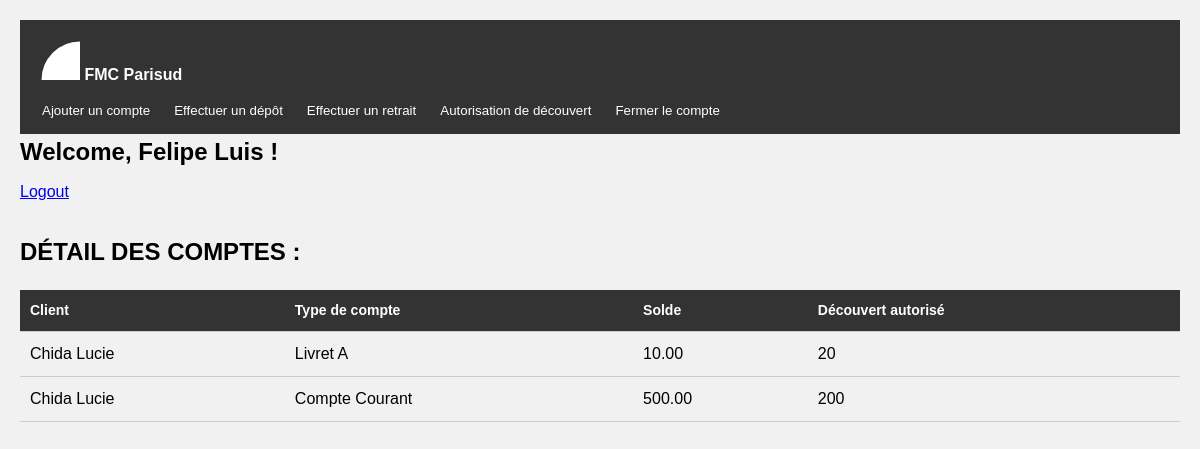
The page /accounts.php?customer_id=4 (signed in) on the database its author committed.
### tables this page shows
CREATE TABLE `advisors` (
  `id` int NOT NULL,
  `email` varchar(255) NOT NULL,
  `password` varchar(255) NOT NULL,
  `lastname` varchar(255) NOT NULL,
  `firstname` varchar(255) NOT NULL,
  `gpdr` tinyint(1) NOT NULL,
  `created_at` datetime NOT NULL DEFAULT CURRENT_TIMESTAMP
);

CREATE TABLE `accounts` (
  `id` int NOT NULL,
  `type` enum('Livret A','Compte Courant','Plan Épargne Logement','') NOT NULL,
  `balance` decimal(10,2) NOT NULL,
  `overdraft` int NOT NULL,
  `costumers_id` int NOT NULL
);

CREATE TABLE `customers` (
  `id` int NOT NULL,
  `email` varchar(255) NOT NULL,
  `lastname` varchar(255) NOT NULL,
  `firstname` varchar(255) NOT NULL,
  `birth_date` date NOT NULL,
  `address` varchar(255) NOT NULL,
  `address_comp` varchar(255) NOT NULL,
  `zip` varchar(255) NOT NULL,
  `city` varchar(255) NOT NULL,
  `phone` varchar(255) NOT NULL,
  `gpdr` tinyint(1) NOT NULL,
  `created_at` datetime NOT NULL DEFAULT CURRENT_TIMESTAMP,
  `advisors_id` int NOT NULL
);

### accounts.php (the view, shortened to what this page needs)
<?php
require 'includes/connection.php';
$email = $_SESSION['email'];
$sql = 'SELECT lastname, firstname FROM advisors WHERE email = :email';
$query = $db->prepare($sql);
$query->bindValue(':email', $email, PDO::PARAM_STR);
$query->execute();
$advisor = $query->fetch(PDO::FETCH_ASSOC);
if (isset($_SESSION['email'])) {
    if (isset($_GET['customer_id'])) {
        $customer_id = $_GET['customer_id'];
        $sql = "SELECT * FROM customers WHERE id = :customer_id";
        $query = $db->prepare($sql);
        $query->bindValue(':customer_id', $customer_id, PDO::PARAM_INT);
        $query->execute();
        $selected_customer = $query->fetch(PDO::FETCH_ASSOC);
        $sql = "SELECT * FROM accounts WHERE costumers_id = :customer_id";
        $query = $db->prepare($sql);
        $query->bindValue(':customer_id', $customer_id, PDO::PARAM_INT);
        $query->execute();
        $accounts = $query->fetchAll(PDO::FETCH_ASSOC);
    }
}
?>
<!DOCTYPE html>
<html lang="fr">
<head>
    <link rel="stylesheet" href="./css/styles.min.css">
</head>
<body>
    <nav>
        <div>
            <a href=""><svg height="50" width="50">
                    <circle cx="50" cy="50" r="40" stroke="#333" stroke-width="3" fill="#fff" />
                </svg> FMC Parisud</a>
        </div>
        <ul id="advisor-actions" style="list-style-type: none; display:flex;">
            <li><button>Ajouter un compte</button></li>
            <li><button>Effectuer un dépôt</button></li>
            <li><button>Effectuer un retrait</button></li>
            <li><button>Autorisation de découvert</button></li>
            <li><button>Fermer le compte</button></li>
        </ul>
    </nav>
    <div>
        <div>
            <h3>Welcome, <?php echo $advisor['lastname'] . ' ' . $advisor['firstname']; ?> !</h3>
            <a href="logout.php">Logout</a>
        </div>
    </div>
    <h2>DÉTAIL DES COMPTES :</h2>
    <table>
        <thead>
            <tr>
                <th>Client</th>
                <th>Type de compte</th>
                <th>Solde</th>
                <th>Découvert autorisé</th>
            </tr>
        </thead>
        <tbody>
            <?php if (isset($selected_customer)) : ?>
                <?php $customer = $selected_customer; ?>
                <?php foreach ($accounts as $account) : ?>
                    <tr>
                        <td><?php echo $customer['lastname'] . ' ' . $customer['firstname']; ?></td>
                        <td><?php echo $account['type']; ?></td>
                        <td><?php echo $account['balance']; ?></td>
                        <td><?php echo $account['overdraft']; ?></td>
                    </tr>
                <?php endforeach; ?>
            <?php endif; ?>
        </tbody>
    </table>
</body>
</html>

### rows shown on the page
advisors: lastname "Felipe", firstname "Luis"
accounts: costumers.lastname "Chida", costumers.firstname "Lucie", type "Livret A", balance "10.00", overdraft "20"
accounts: costumers.lastname "Chida", costumers.firstname "Lucie", type "Compte Courant", balance "500.00", overdraft "200"
